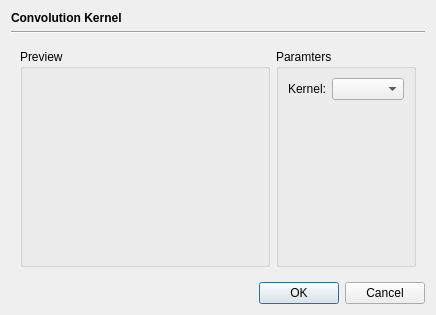
<?xml version="1.0" encoding="UTF-8"?>
<ui version="4.0">
 <class>OpKernelDialog</class>
 <widget class="QDialog" name="OpKernelDialog">
  <property name="geometry">
   <rect>
    <x>0</x>
    <y>0</y>
    <width>436</width>
    <height>315</height>
   </rect>
  </property>
  <property name="sizePolicy">
   <sizepolicy hsizetype="Fixed" vsizetype="Preferred">
    <horstretch>0</horstretch>
    <verstretch>0</verstretch>
   </sizepolicy>
  </property>
  <property name="windowTitle">
   <string>Dialog</string>
  </property>
  <layout class="QVBoxLayout" name="verticalLayout">
   <item>
    <widget class="QLabel" name="label">
     <property name="font">
      <font>
       <bold>true</bold>
      </font>
     </property>
     <property name="text">
      <string>Convolution Kernel</string>
     </property>
    </widget>
   </item>
   <item>
    <widget class="Line" name="line">
     <property name="orientation">
      <enum>Qt::Horizontal</enum>
     </property>
    </widget>
   </item>
   <item>
    <widget class="QWidget" name="widget_2" native="true">
     <layout class="QHBoxLayout" name="horizontalLayout">
      <item>
       <widget class="QGroupBox" name="groupBox_2">
        <property name="sizePolicy">
         <sizepolicy hsizetype="Preferred" vsizetype="Preferred">
          <horstretch>1</horstretch>
          <verstretch>1</verstretch>
         </sizepolicy>
        </property>
        <property name="title">
         <string>Preview</string>
        </property>
        <layout class="QVBoxLayout" name="verticalLayout_2">
         <item>
          <widget class="PreviewWidget" name="previewWidget" native="true"/>
         </item>
        </layout>
       </widget>
      </item>
      <item>
       <widget class="QGroupBox" name="groupBox">
        <property name="title">
         <string>Paramters</string>
        </property>
        <layout class="QGridLayout" name="gridLayout">
         <item row="0" column="0">
          <widget class="QLabel" name="label_2">
           <property name="text">
            <string>Kernel:</string>
           </property>
          </widget>
         </item>
         <item row="0" column="1">
          <widget class="QComboBox" name="kernelBox">
           <property name="sizePolicy">
            <sizepolicy hsizetype="Preferred" vsizetype="Fixed">
             <horstretch>1</horstretch>
             <verstretch>0</verstretch>
            </sizepolicy>
           </property>
          </widget>
         </item>
         <item row="1" column="1">
          <spacer name="verticalSpacer">
           <property name="orientation">
            <enum>Qt::Vertical</enum>
           </property>
           <property name="sizeHint" stdset="0">
            <size>
             <width>20</width>
             <height>40</height>
            </size>
           </property>
          </spacer>
         </item>
        </layout>
       </widget>
      </item>
     </layout>
    </widget>
   </item>
   <item>
    <widget class="QDialogButtonBox" name="buttonBox">
     <property name="orientation">
      <enum>Qt::Horizontal</enum>
     </property>
     <property name="standardButtons">
      <set>QDialogButtonBox::Cancel|QDialogButtonBox::Ok</set>
     </property>
    </widget>
   </item>
  </layout>
 </widget>
 <customwidgets>
  <customwidget>
   <class>PreviewWidget</class>
   <extends>QWidget</extends>
   <header location="global">fitsbase/widgets/previewwidget.h</header>
   <container>1</container>
  </customwidget>
 </customwidgets>
 <resources/>
 <connections>
  <connection>
   <sender>buttonBox</sender>
   <signal>accepted()</signal>
   <receiver>OpKernelDialog</receiver>
   <slot>accept()</slot>
   <hints>
    <hint type="sourcelabel">
     <x>248</x>
     <y>254</y>
    </hint>
    <hint type="destinationlabel">
     <x>157</x>
     <y>274</y>
    </hint>
   </hints>
  </connection>
  <connection>
   <sender>buttonBox</sender>
   <signal>rejected()</signal>
   <receiver>OpKernelDialog</receiver>
   <slot>reject()</slot>
   <hints>
    <hint type="sourcelabel">
     <x>316</x>
     <y>260</y>
    </hint>
    <hint type="destinationlabel">
     <x>286</x>
     <y>274</y>
    </hint>
   </hints>
  </connection>
 </connections>
</ui>
